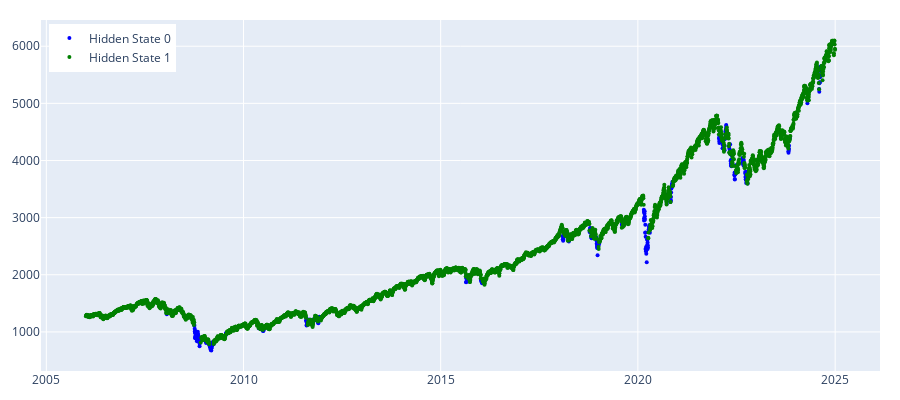
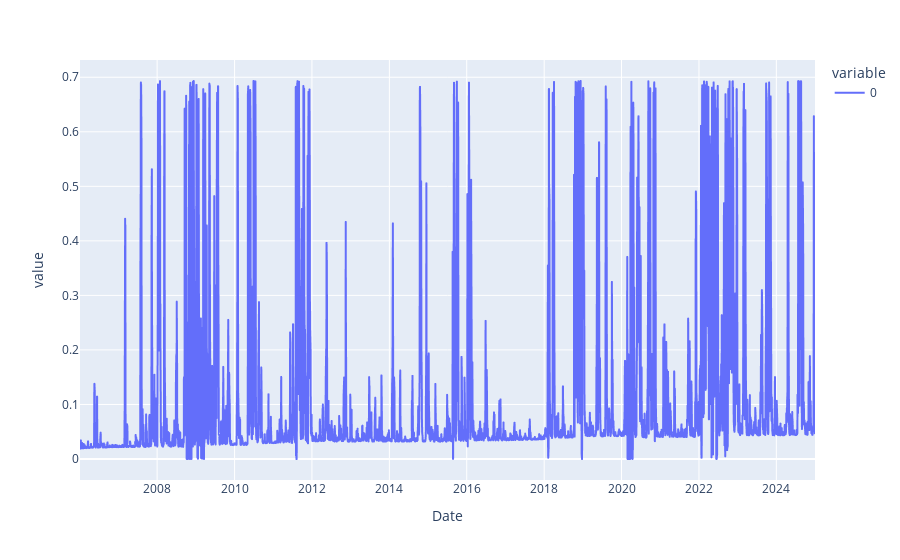

Notebook code for these charts, in order:
### Code cell
plot_hidden_states(np.array(states_pred_hmm), prices[["TRDPRC_1"]][split_index:])
# Adding Dates back to the Entropy Values
entropy_series = pd.Series(entropies_fft_hmm, index = prices.index[-len(entropies_fft_hmm):])
px.line(entropy_series)

### Figure 1 — Plotly figure (JSON) as saved in the notebook; plotly's stock layout.template omitted (floating-point values rounded to 4 significant figures; data arrays with more than 128 entries replaced by an {"elided": "..."} marker saying what was removed)
{"data": [{"marker": {"color": "blue", "size": 4}, "mode": "markers", "name": "Hidden State 0", "type": "scatter", "x": {"elided": "368 str values"}, "y": {"elided": "368 float values"}}, {"marker": {"color": "green", "size": 4}, "mode": "markers", "name": "Hidden State 1", "type": "scatter", "x": {"elided": "4418 str values"}, "y": {"elided": "4418 float values"}}], "layout": {"height": 400, "legend": {"x": 0.01, "xanchor": "left", "y": 0.99, "yanchor": "top"}, "margin": {"b": 20, "l": 20, "r": 20, "t": 20}, "width": 900}}

### Figure 2 — Plotly figure (JSON) as saved in the notebook; plotly's stock layout.template omitted (floating-point values rounded to 4 significant figures; data arrays with more than 128 entries replaced by an {"elided": "..."} marker saying what was removed)
{"data": [{"hovertemplate": "variable=0<br>Date=%{x}<br>value=%{y}<extra></extra>", "legendgroup": "0", "line": {"color": "#636efa", "dash": "solid"}, "marker": {"symbol": "circle"}, "mode": "lines", "name": "0", "showlegend": true, "type": "scattergl", "x": {"elided": "4786 str values"}, "xaxis": "x", "y": {"elided": "4786 float values"}, "yaxis": "y"}], "layout": {"legend": {"title": {"text": "variable"}, "tracegroupgap": 0}, "margin": {"t": 60}, "xaxis": {"anchor": "y", "domain": [0, 1], "title": {"text": "Date"}}, "yaxis": {"anchor": "x", "domain": [0, 1], "title": {"text": "value"}}}}
